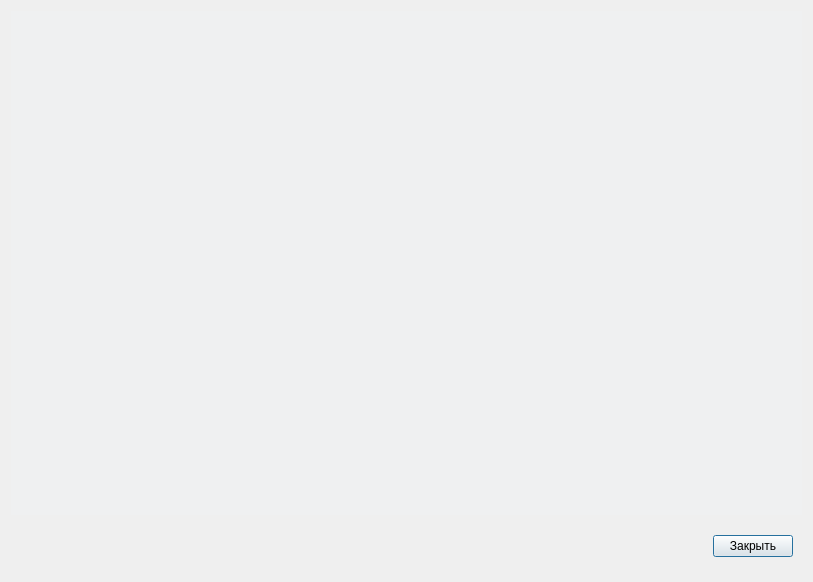
<?xml version="1.0" encoding="UTF-8"?>
<ui version="4.0">
 <class>Action_create</class>
 <widget class="QDialog" name="Action_create">
  <property name="geometry">
   <rect>
    <x>0</x>
    <y>0</y>
    <width>813</width>
    <height>582</height>
   </rect>
  </property>
  <property name="windowTitle">
   <string>Выбор режима работы</string>
  </property>
  <layout class="QGridLayout" name="gridLayout">
   <item row="0" column="0">
    <widget class="QTableWidget" name="tableWidget">
     <property name="palette">
      <palette>
       <active>
        <colorrole role="Base">
         <brush brushstyle="SolidPattern">
          <color alpha="255">
           <red>239</red>
           <green>240</green>
           <blue>241</blue>
          </color>
         </brush>
        </colorrole>
       </active>
       <inactive>
        <colorrole role="Base">
         <brush brushstyle="SolidPattern">
          <color alpha="255">
           <red>239</red>
           <green>240</green>
           <blue>241</blue>
          </color>
         </brush>
        </colorrole>
       </inactive>
       <disabled/>
      </palette>
     </property>
     <property name="focusPolicy">
      <enum>Qt::FocusPolicy::NoFocus</enum>
     </property>
     <property name="frameShape">
      <enum>QFrame::Shape::NoFrame</enum>
     </property>
    </widget>
   </item>
   <item row="1" column="0" alignment="Qt::AlignmentFlag::AlignRight">
    <widget class="QWidget" name="widget" native="true">
     <property name="minimumSize">
      <size>
       <width>0</width>
       <height>50</height>
      </size>
     </property>
     <layout class="QGridLayout" name="gridLayout_2">
      <item row="0" column="0">
       <widget class="QPushButton" name="action_close">
        <property name="sizePolicy">
         <sizepolicy hsizetype="Fixed" vsizetype="Fixed">
          <horstretch>0</horstretch>
          <verstretch>0</verstretch>
         </sizepolicy>
        </property>
        <property name="text">
         <string>Закрыть</string>
        </property>
       </widget>
      </item>
     </layout>
    </widget>
   </item>
  </layout>
 </widget>
 <resources/>
 <connections/>
</ui>
